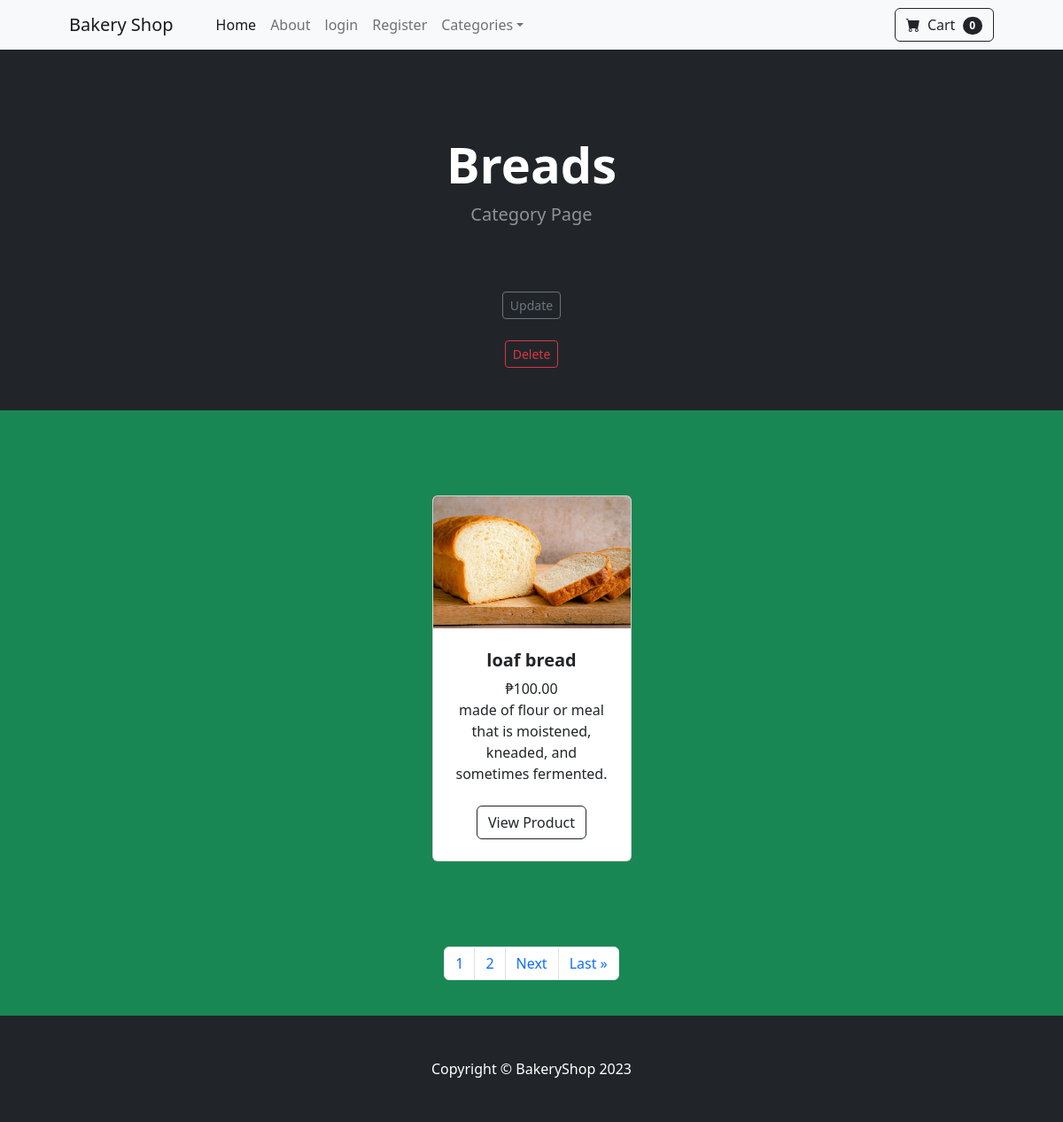
Page /category/2 on the committed database.
### shop/models.py (models this page shows, shortened)
class BaseModel(models.Model):
    created_at = models.DateTimeField(auto_now_add=True, db_index=True)
    updated_at = models.DateTimeField(auto_now=True)
    class Meta:
        abstract = True

class Category(BaseModel):
    name = models.CharField(max_length=50)
    def __str__(self):
        return self.name
    class Meta:
        verbose_name_plural = 'categories'

class Product(BaseModel):
    name = models.CharField(max_length=100)
    price = models.DecimalField(default=0, decimal_places=2, max_digits=6)
    category = models.ForeignKey(Category, on_delete=models.CASCADE, default=1)
    description = models.CharField(max_length=250, default='', blank=True, null=True)
    image = models.ImageField(upload_to='uploads/product')
    meal_type = models.ManyToManyField(MealType)
    is_sale = models.BooleanField(default=False)
    sale_price = models.DecimalField(default=0, decimal_places=2, max_digits=6)

### shop/views.py (the view)
# urls.py: path('category/<int:pk>', views.category, name='category'),
def category(request, pk):
    category = Category.objects.all()
    category_name = Category.objects.filter(id=pk).first()
    category_id = Category.objects.get(id=pk)
    products = Product.objects.filter(category=category_id)
    category_paginated = Paginator(Category.objects.all(), 3)
    page_number = request.GET.get('page')
    page = category_paginated.get_page(page_number)
    nums = "a" * page.paginator.num_pages
    return render(request, 'category.html', {'category':category, 'category_name':category_name, 'products':products, 'page': page , 'nums': nums})

### cart/cart.py (called while the page is built)
    def __len__(self):
        return len(self.cart)

### cart/context_processors.py (called while the page is built)
def cart(request):
    return {'cart' : Cart(request)}

### shop/templates/category.html
{% extends 'base.html' %}
{% block content %}
        <header class="bg-dark py-5">
            <div class="container px-4 px-lg-5 my-5">
                <div class="text-center text-white">
                    <h1 class="display-4 fw-bolder">{{ category_name }}</h1>
                    <p class="lead fw-normal text-white-50 mb-0">Category Page</p>
                </div>
            </div>
            <center>
                <td>
                <br/>
                <a href ="{{ category_name.id}}/edit_category" class="btn btn-outline-secondary btn-sm">Update</a>
            </td>
        </center>
            <center>
                <td>
                <br/>
                 <a href ="{{ category_name.id}}/del_category" class="btn btn-outline-danger btn-sm">Delete</a>
                </td>
            </center>
        </header>
        <section class="py-5">
            <div class="container px-4 px-lg-5 mt-5">
                <div class="row gx-4 gx-lg-5 row-cols-2 row-cols-md-3 row-cols-xl-4 justify-content-center">
                    {% if products %}
                    {% for product in products %}
                        {% if product.is_sale %}
                        <div class="col mb-5">
                            <div class="card h-100">
                                <div class="badge bg-dark text-white position-absolute" style="top: 0.5rem; right: 0.5rem">Sale</div>
                                <img class="card-img-top" src="{{ product.image.url }}" alt="..." />
                                <div class="card-body p-4">
                                    <div class="text-center">
                                        <h5 class="fw-bolder">{{ product.name }}</h5>
                                        <div class="d-flex justify-content-center small text-warning mb-2">
                                            <div class="bi-star-fill"></div>
                                            &nbsp;&nbsp;Sale!&nbsp;&nbsp;
                                            <div class="bi-star-fill"></div>
                                        </div>
                                        <strike> ₱{{ product.price }} </strike>
                                        &nbsp;
                                        ₱{{ product.sale_price }}
                                        <br/>
                                        {{ product.description }}
                                    </div>
                                </div>
                                <div class="card-footer p-4 pt-0 border-top-0 bg-transparent">
                                    <div class="text-center"><a class="btn btn-outline-dark mt-auto" href="{% url 'product' product.id %}">View Product</a>
                                    </div>
                                </div>
                            </div>
                        </div>
                        {% else %}
                    <div class="col mb-5">
                        <div class="card h-100">
                            <img class="card-img-top" src="{{ product.image.url }}" alt="..." />
                            <div class="card-body p-4">
                                <div class="text-center">
                                    <h5 class="fw-bolder">{{ product.name }}</h5>
                                    ₱{{ product.price }}
                                    <br/>
                                    {{ product.description }}
                                </div>
                            </div>
                            <div class="card-footer p-4 pt-0 border-top-0 bg-transparent">
                                <div class="text-center"><a class="btn btn-outline-dark mt-auto" href="{% url 'product' product.id %}">View Product</a>
                                </div>
                            </div>
                        </div>
                    </div>
                    {% endif %}
                    {% endfor %}
                    {% endif %}
                </div>
            </div>
        </section>
        <div>
            {% include 'includes/pagination.html'%}
        </div>
{% endblock %}

### rows in the picture
Category: name "Breads"
Product: image (picture), name "loaf bread", price "100.00", description "made of flour or meal that is moistened, kneaded, and sometimes fermented."

### other values in the picture
{{ cart|length }} "0"
